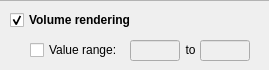
                  <widget class="QWidget" name="widget_7" native="true">
                   <property name="sizePolicy">
                    <sizepolicy hsizetype="Fixed" vsizetype="Preferred">
                     <horstretch>0</horstretch>
                     <verstretch>0</verstretch>
                    </sizepolicy>
                   </property>
                   <property name="minimumSize">
                    <size>
                     <width>269</width>
                     <height>70</height>
                    </size>
                   </property>
                   <property name="maximumSize">
                    <size>
                     <width>269</width>
                     <height>16777215</height>
                    </size>
                   </property>
                   <property name="styleSheet">
                    <string notr="true">.QWidget{
	border-top:1px solid rgb(179, 179, 179);
}</string>
                   </property>
                   <widget class="QCheckBox" name="scalarRange_CB">
                    <property name="geometry">
                     <rect>
                      <x>30</x>
                      <y>40</y>
                      <width>101</width>
                      <height>20</height>
                     </rect>
                    </property>
                    <property name="toolTip">
                     <string>Checked to filter the data through the range you specified.</string>
                    </property>
                    <property name="text">
                     <string>Value range:</string>
                    </property>
                   </widget>
                   <widget class="QCheckBox" name="volume_CB">
                    <property name="geometry">
                     <rect>
                      <x>10</x>
                      <y>10</y>
                      <width>151</width>
                      <height>20</height>
                     </rect>
                    </property>
                    <property name="font">
                     <font>
                      <weight>75</weight>
                      <bold>true</bold>
                     </font>
                    </property>
                    <property name="toolTip">
                     <string>Checked to show the volume rendering of the scalar data.</string>
                    </property>
                    <property name="text">
                     <string>Volume rendering</string>
                    </property>
                    <property name="checked">
                     <bool>true</bool>
                    </property>
                   </widget>
                   <widget class="QLineEdit" name="scalarValueMin_LE">
                    <property name="enabled">
                     <bool>false</bool>
                    </property>
                    <property name="geometry">
                     <rect>
                      <x>130</x>
                      <y>40</y>
                      <width>50</width>
                      <height>21</height>
                     </rect>
                    </property>
                    <property name="toolTip">
                     <string>Min value for the range filter</string>
                    </property>
                   </widget>
                   <widget class="QLabel" name="label_5">
                    <property name="geometry">
                     <rect>
                      <x>180</x>
                      <y>40</y>
                      <width>21</width>
                      <height>20</height>
                     </rect>
                    </property>
                    <property name="text">
                     <string>to</string>
                    </property>
                    <property name="alignment">
                     <set>Qt::AlignCenter</set>
                    </property>
                   </widget>
                   <widget class="QLineEdit" name="scalarValueMax_LE">
                    <property name="enabled">
                     <bool>false</bool>
                    </property>
                    <property name="geometry">
                     <rect>
                      <x>200</x>
                      <y>40</y>
                      <width>50</width>
                      <height>21</height>
                     </rect>
                    </property>
                    <property name="toolTip">
                     <string>Max value of the range filter</string>
                    </property>
                   </widget>
                   <zorder>scalarRange_CB</zorder>
                   <zorder>volume_CB</zorder>
                   <zorder>scalarValueMin_LE</zorder>
                   <zorder>label_5</zorder>
                   <zorder>scalarValueMax_LE</zorder>
                   <zorder>widget_11</zorder>
                  </widget>
